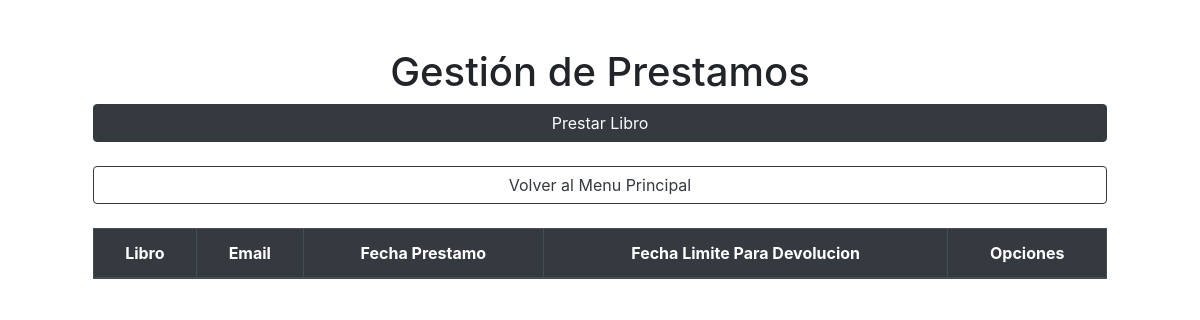
The page /Prestamos/gestionPrestamos.php on the database as committed earlier.
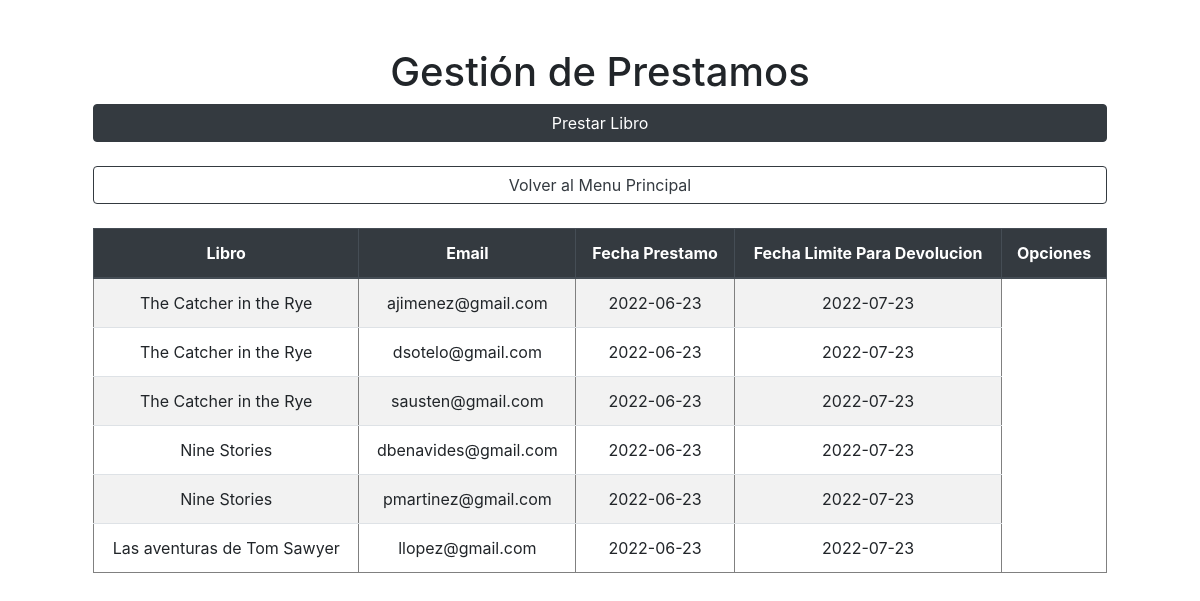
The same page on the database as committed later.
### tables this page shows
CREATE TABLE UserBooks (
    UserId INT NOT NULL,
    BookId  INT NOT NULL,
    LoanDate Date,
    ExDate Date,
    PRIMARY KEY (UserId,BookId,LoanDate),
    FOREIGN KEY (UserId) REFERENCES Users(Id_U) ON DELETE CASCADE,
    FOREIGN KEY (BookId) REFERENCES Books(Id_B) ON DELETE CASCADE
);

CREATE TABLE Books (
    Id_B INT NOT NULL AUTO_INCREMENT,
    Title VARCHAR(50) NOT NULL,
    PRIMARY KEY(Id_B)
);

CREATE TABLE Users (
    Id_U INT NOT NULL AUTO_INCREMENT,
    Name VARCHAR(70) NOT NULL,
    Email VARCHAR(50) NOT NULL,
    PRIMARY KEY(Id_U)
);

### Prestamos/gestionPrestamos.php (the view, shortened to what this page needs)
<?php
include '../DB/conexion_db.php'; ?>
<!DOCTYPE html>
<html lang="en">
<head>
    <link rel="stylesheet" href="https://stackpath.bootstrapcdn.com/bootstrap/4.3.1/css/bootstrap.min.css">
</head>
<body class="container">
    <div class="d-flex justify-content-center flex-column  m-5">
        <h1 class="text-center">Gestión de Prestamos</h1>
         <a href=".agregar_prestamo.php" class="btn btn-dark mb-4">  Prestar Libro</a>
        <a href="./../" class="btn btn-outline-dark mb-4"> Volver al Menu Principal</a>
        <div class="table-responsive">
            <table border="1" cellpadding="2" class="table table-striped">
                <thead class="thead-dark">
                    <tr>
                        <th scope="col" class="text-center">Libro</th>
                        <th scope="col" class="text-center">Email</th>
                        <th scope="col" class="text-center">Fecha Prestamo</th>
                        <th scope="col" class="text-center">Fecha Limite Para Devolucion</th>
                        <th scope="col" class="text-center">Opciones</th>
                    </tr>
                </thead>
                <tbody>
                    <?php
                    $query =
                        'SELECT b.Title, u.Email, ub.LoanDate, ub.ExDate FROM Books b, Users u, UserBooks ub WHERE b.Id_B=ub.BookId AND u.Id_U=ub.UserID';
                    $resultado = mysqli_query($conn, $query);
                    while ($fila = mysqli_fetch_array($resultado)) { ?>
                        <tr>
                            <td scope="row" class="text-center"><?php echo $fila[
                                'Title'
                            ]; ?></td>
                            <td class="text-center"><?php echo $fila[
                                'Email'
                            ]; ?></td>
                            <td class="text-center"><?php echo $fila[
                                'LoanDate'
                            ]; ?></td>
                             <td class="text-center"><?php echo $fila[
                                 'ExDate'
                             ]; ?></td>
                        </tr>
                    <?php }
                    ?>
                </tbody>
            </table>
        </div>
    </div>
</body>
</html>

Rows that differ between the two databases and show on the page:
added userbooks: BookId.Title "The Catcher in the Rye", UserId.Email "ajimenez@gmail.com", LoanDate "2022-06-23", ExDate "2022-07-23"
added userbooks: BookId.Title "The Catcher in the Rye", UserId.Email "dsotelo@gmail.com", LoanDate "2022-06-23", ExDate "2022-07-23"
added userbooks: BookId.Title "The Catcher in the Rye", UserId.Email "sausten@gmail.com", LoanDate "2022-06-23", ExDate "2022-07-23"
added userbooks: BookId.Title "Nine Stories", UserId.Email "dbenavides@gmail.com", LoanDate "2022-06-23", ExDate "2022-07-23"
added userbooks: BookId.Title "Nine Stories", UserId.Email "pmartinez@gmail.com", LoanDate "2022-06-23", ExDate "2022-07-23"
added userbooks: BookId.Title "Las aventuras de Tom Sawyer", UserId.Email "llopez@gmail.com", LoanDate "2022-06-23", ExDate "2022-07-23"
